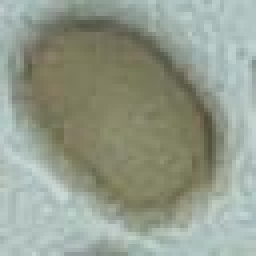
#> input picture Coffee_Inspection_Work/research_notebook/OpenCV/data/20200508_test1_sample1.jpg, 64 x 64 px (shown 4 times larger)
$ python 'OpenCV_ch5_대칭.py'
#> lines starting #> are read from the running program, lines starting #| are printed output that depends on the picture
# Main Code

import cv2

src = cv2.imread('./data/20200508_test1_sample1.jpg', cv2.IMREAD_COLOR)
#> src is the input picture: shape (64, 64, 3); mean B, G, R 140.4, 155.5, 147.4

# cv2.flip(원본이미지, 대칭방법)
# 0 또는 0 이하 : 상하 대칭
# 1 또는 1 이상 : 좌우 대칭
dst = cv2.flip(src,0)
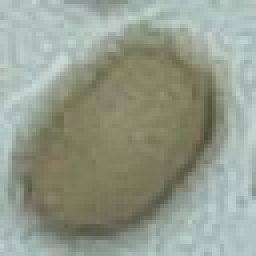
#> dst: shape (64, 64, 3) (shown 4 times larger); mean B, G, R 140.4, 155.5, 147.4

cv2.imshow('src', src)
cv2.imshow('dst', dst)
cv2.waitKey(0)
cv2.destroyAllWindows()

$ run again, with Coffee_Inspection_Work/research_notebook/OpenCV/data/20200416_test.jpg copied over Coffee_Inspection_Work/research_notebook/OpenCV/data/20200508_test1_sample1.jpg
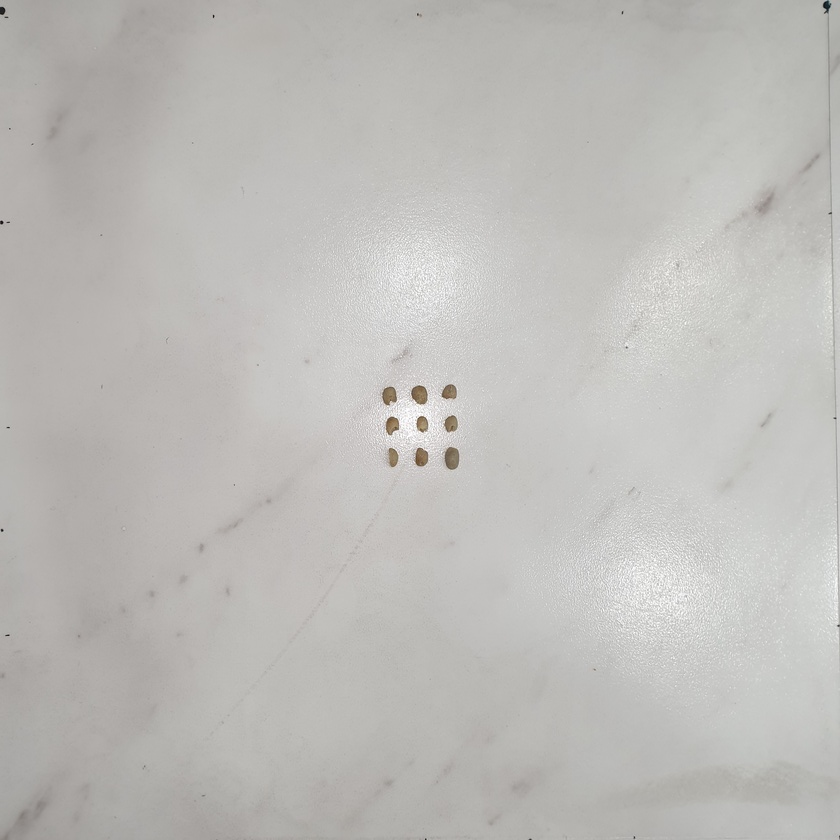
#> input picture Coffee_Inspection_Work/research_notebook/OpenCV/data/20200416_test.jpg, 840 x 840 px, shrunk from 2160 x 2160 before the run
#> src is the input picture: shape (840, 840, 3); mean B, G, R 185.1, 188.3, 189.7
#> `dst = cv2.flip(src,0)`:
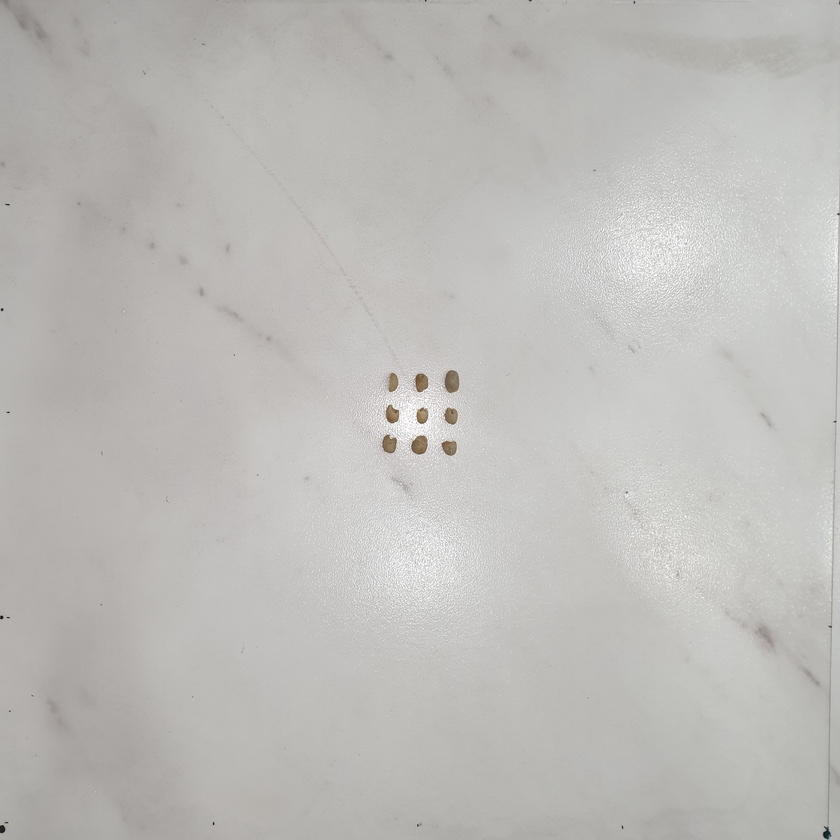
#> dst: shape (840, 840, 3); mean B, G, R 185.1, 188.3, 189.7

$ run again, with Coffee_Inspection_Work/research_notebook/OpenCV/data/20200421(2)_test.jpg copied over Coffee_Inspection_Work/research_notebook/OpenCV/data/20200508_test1_sample1.jpg
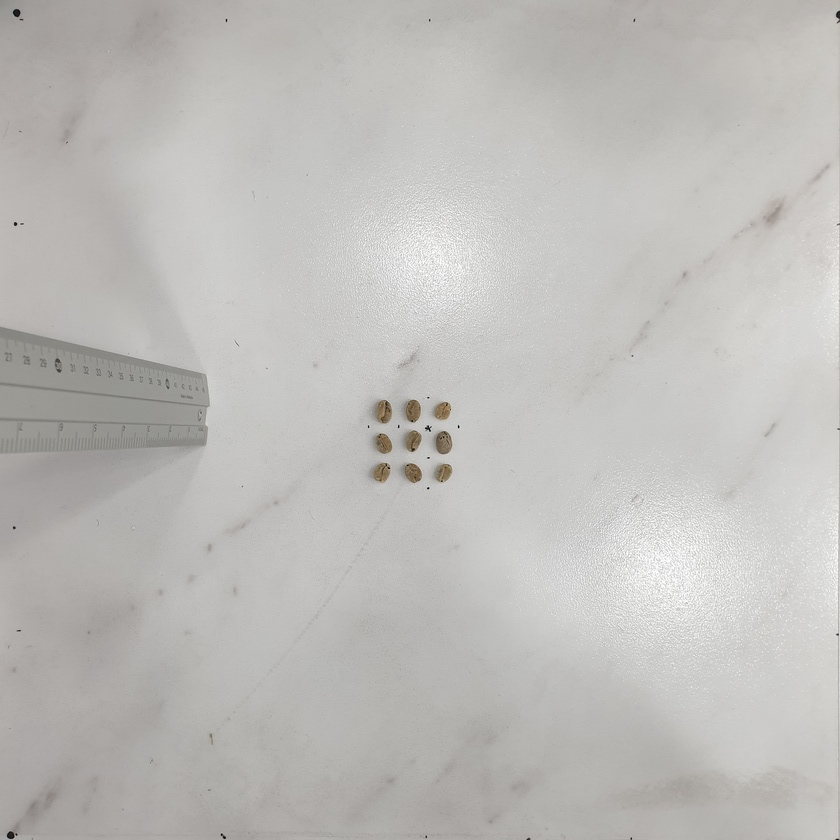
#> input picture Coffee_Inspection_Work/research_notebook/OpenCV/data/20200421(2)_test.jpg, 840 x 840 px, shrunk from 2160 x 2160 before the run
#> src is the input picture: shape (840, 840, 3); mean B, G, R 185.8, 188.6, 190.1
#> `dst = cv2.flip(src,0)`:
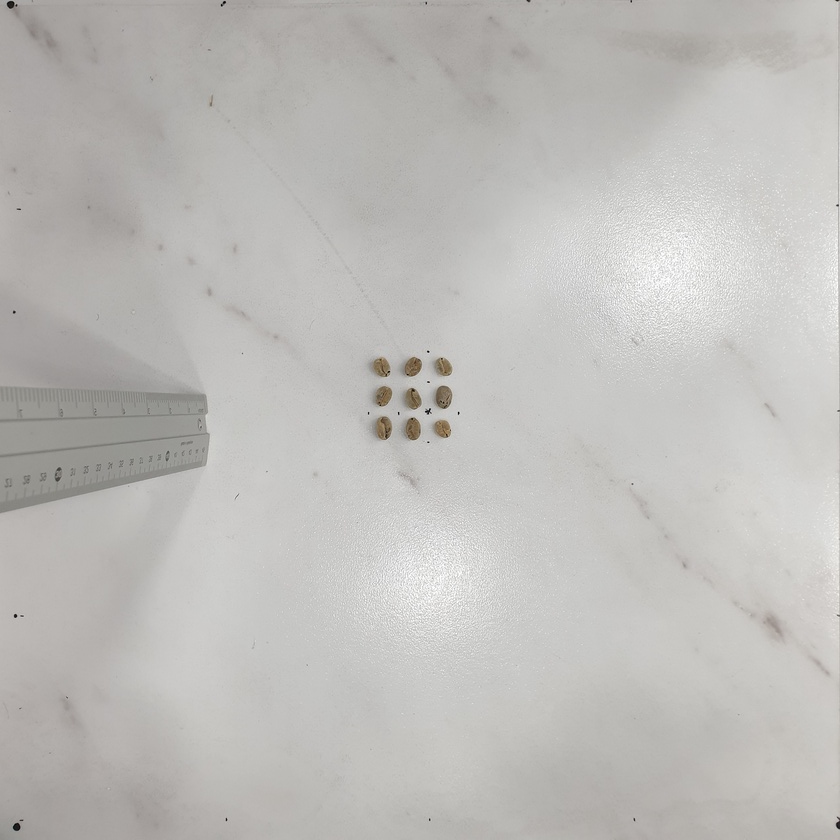
#> dst: shape (840, 840, 3); mean B, G, R 185.8, 188.6, 190.1

$ run again, with Coffee_Inspection_Work/research_notebook/OpenCV/data/20200421_test.jpg copied over Coffee_Inspection_Work/research_notebook/OpenCV/data/20200508_test1_sample1.jpg
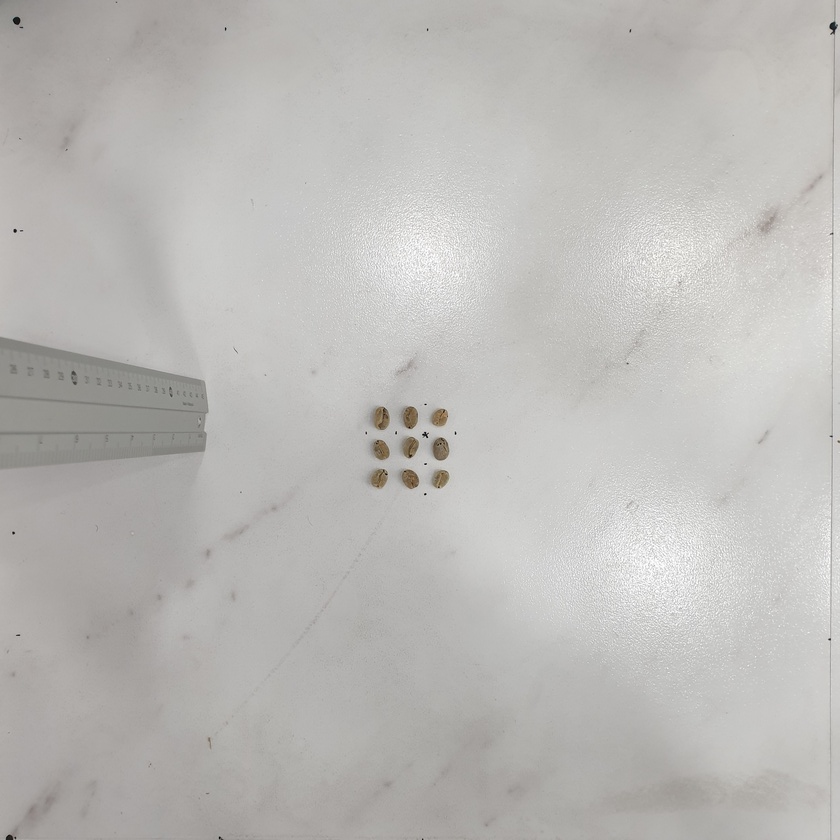
#> input picture Coffee_Inspection_Work/research_notebook/OpenCV/data/20200421_test.jpg, 840 x 840 px, shrunk from 2160 x 2160 before the run
#> src is the input picture: shape (840, 840, 3); mean B, G, R 183.3, 186, 187.6
#> `dst = cv2.flip(src,0)`:
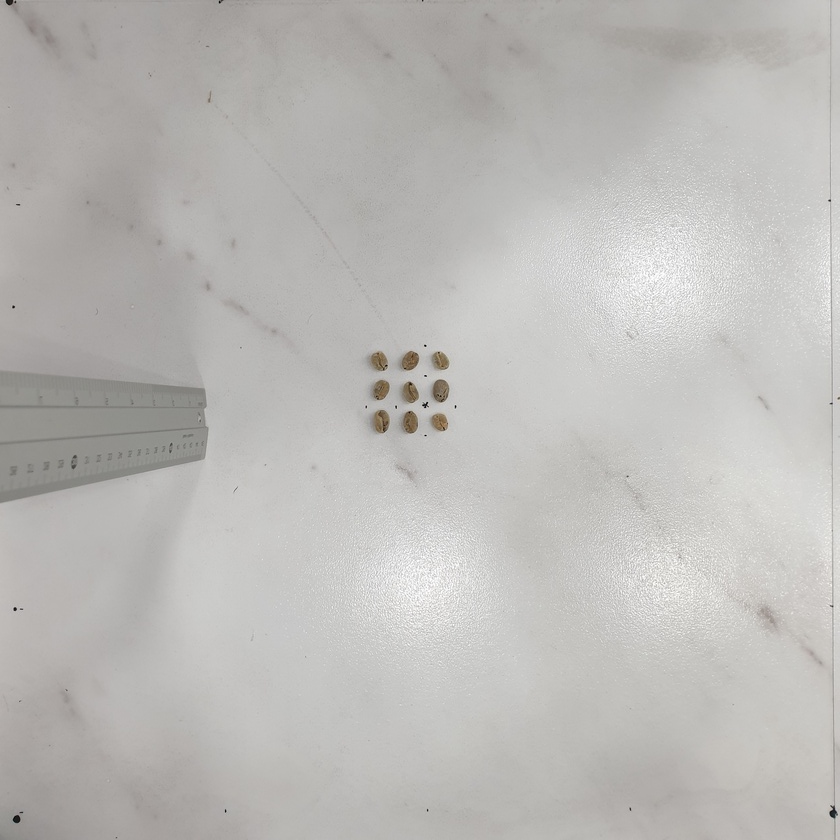
#> dst: shape (840, 840, 3); mean B, G, R 183.3, 186, 187.6
